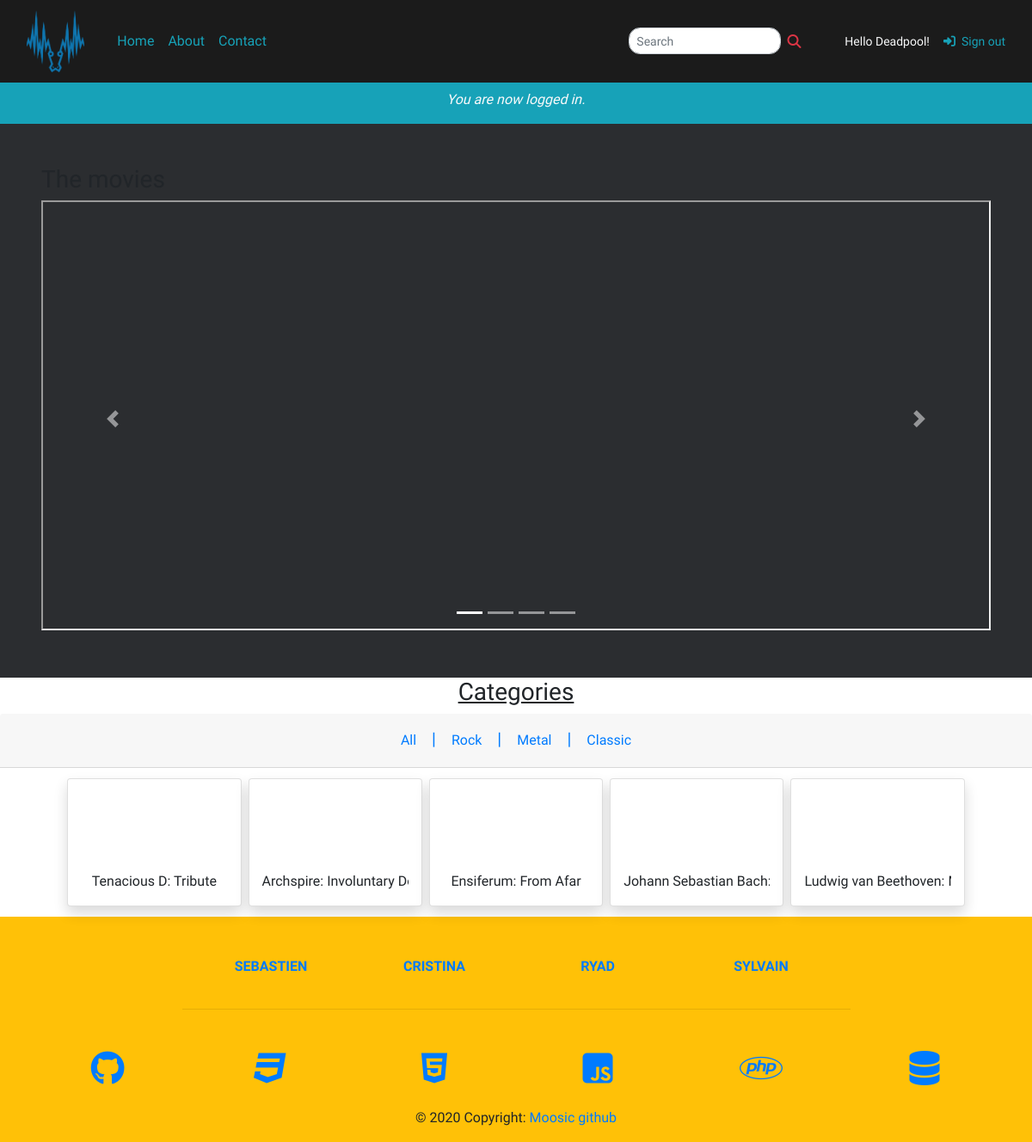
Page /index.php (signed in) on the committed database.
### tables this page shows
CREATE TABLE IF NOT EXISTS `songs` (
  `id` int(11) UNSIGNED NOT NULL AUTO_INCREMENT,
  `title` varchar(100) NOT NULL,
  `description` text,
  `source` varchar(255) NOT NULL,
  `artist_name` varchar(100) DEFAULT NULL,
  `album_name` varchar(100) DEFAULT NULL,
  `album_image` varchar(255) DEFAULT NULL,
  `released_date` date DEFAULT NULL,
  `user_id` int(11) UNSIGNED NOT NULL,
  `category_id` int(11) UNSIGNED NOT NULL,
  `created_at` timestamp NOT NULL DEFAULT CURRENT_TIMESTAMP,
  `updated_at` timestamp NOT NULL DEFAULT CURRENT_TIMESTAMP,
  PRIMARY KEY (`id`),
  KEY `song_user_id_foreign` (`user_id`)
);

CREATE TABLE IF NOT EXISTS `categories` (
  `id` int(11) NOT NULL AUTO_INCREMENT,
  `name` varchar(60) NOT NULL,
  `created_at` timestamp NOT NULL DEFAULT CURRENT_TIMESTAMP,
  `updated_at` timestamp NOT NULL DEFAULT CURRENT_TIMESTAMP,
  PRIMARY KEY (`id`)
);

### database/functions.php (called while the page is built, shortened)
<?php
function fetchAllSongs($conn) {
	$request = "SELECT * FROM songs
				-- LEFT JOIN users
				-- ON users.id = songs.user_id
				-- LEFT JOIN categories
				-- ON categories.id = songs.category_id";
	$stmt = $conn->prepare($request);
	$stmt->execute();
	$result = $stmt->setFetchMode(PDO::FETCH_ASSOC);
	$rows = $result ? $stmt->fetchAll() : null;
	return $rows;
}
function fetchAllCategory($conn) {
	$request = "SELECT * FROM categories";
	$stmt = $conn->prepare($request);
	$stmt->execute();
	$result = $stmt->setFetchMode(PDO::FETCH_ASSOC);
	$rows = $result ? $stmt->fetchAll() : null;
	return $rows;
}
function fetchLast4Songs($conn){
	$request = "SELECT * FROM songs LIMIT 4";
	$stmt = $conn->prepare($request);
	$stmt->execute();
	$result = $stmt->setFetchMode(PDO::FETCH_ASSOC);
	$songs = $result ? $stmt->fetchAll() : null;
	return $songs;
}
?>

### index.php (the view, shortened to what this page needs)
<?php
include('./database/functions.php');
$categories = fetchAllCategory($conn);
$songs = fetchAllSongs($conn);
$musicCarousel = fetchLast4Songs($conn);
?>
<?php include('./layouts/master.php'); ?>
<?php include('./layouts/header.php'); ?>
<?php include('./layouts/notifications.php'); ?>
<section id="content" class="bg-dark p-5">
    <h3>The movies</h3>
    <div id="carouselExampleIndicators" class="carousel slide" data-ride="carousel">
        <ol class="carousel-indicators">
            <li data-target="#carouselExampleIndicators" data-slide-to="0" class="active"></li>
            <li data-target="#carouselExampleIndicators" data-slide-to="1"></li>
            <li data-target="#carouselExampleIndicators" data-slide-to="2"></li>
            <li data-target="#carouselExampleIndicators" data-slide-to="3"></li>
        </ol>
        <div class="carousel-inner">
            <?php foreach($musicCarousel as $key => $song){ ?>
                <div class="carousel-item <?php echo $key == 0 ? 'active' : ''; ?>">
                    <iframe class="embed-responsive-item w-100 " style="height:500px"
                        src= "<?php echo $song['source'] ?>" ></iframe>
                </div>
            <?php  } ?>
        </div>
        <a class="carousel-control-prev" href="#carouselExampleIndicators" role="button" data-slide="prev">
            <span class="carousel-control-prev-icon" aria-hidden="true"></span>
        </a>
        <a class="carousel-control-next" href="#carouselExampleIndicators" role="button" data-slide="next">
            <span class="carousel-control-next-icon" aria-hidden="true"></span>
        </a>
    </div>
</section>
<section id="categories">
    <div class="text-center">
        <h3><u>Categories</u></h3>
        <div id="accordion">
            <div class="card-header">
                <h5 class="mb-0">
                        <a class="btn btn-link" data-toggle="collapse" data-target="#navAll" aria-expanded="true" aria-controls="navAll">All</a>
                        <a class="disabled">|</a>
                    <?php foreach ($categories as $key => $category) { ?>
                        <a class="btn btn-link" data-toggle="collapse" data-target="#nav<?php echo $category["name"]?>" aria-expanded="true" aria-controls="nav<?php echo $category["name"]?>"><?php echo $category["name"]?></a>
                        <?php if ($key != count($categories)-1){ ?>
                        <a class="disabled">|</a>
                    <?php }} ?>
                </h5>
            </div>
            <div id="navAll" class="collapse show" aria-labelledby="headingOne" data-parent="#accordion">
                <div class="row p-2 justify-content-center">
                    <?php foreach ($songs as $song) { ?>
                        <div class="card col-12 col-sm-4 col-lg-2 m-1 shadow">
                            <div class="text-truncate">
                                <iframe width="100%" height="100" src="<?php echo $song['source']?>" frameborder="0" allow="accelerometer; autoplay; clipboard-write; encrypted-media; gyroscope; picture-in-picture" allowfullscreen></iframe>
                                <p><?php echo $song['artist_name'].": ". $song['title']?></p>
                            </div>
                            <div class="card-img-overlay myLink" onclick="move(<?php echo $song['id']?>,true)"></div>
                        </div>
                    <?php } ?>
                </div>
            </div>
        </div>
    </div>
</section>
<?php include('./layouts/footer.php'); ?>

### css/style.css (style rules this page uses)
body { font-family: 'Montserrat Alternates', sans-serif; font-weight: 400; font-size: 16px; }
.btn, .btn-lg, .btn-sm { border-radius: 2.3rem !important; }
.bg-dark { background-color: #2b2d30!important; }
::placeholder { color: red; opacity: 1; }

### rows in the picture
songs: artist_name "Tenacious D", title "Tribute"
categories: name "Rock"
categories: name "Metal"
categories: name "Classic"
songs: artist_name "Archspire", title "Involuntary…"
songs: artist_name "Ensiferum", title "From Afar"
songs: artist_name "Johann Sebastian Bac…"
songs: artist_name "Ludwig van Beethoven"

### other values in the picture
$user['pseudo'] "Deadpool"
$_SESSION['success'] "You are now logged in."
